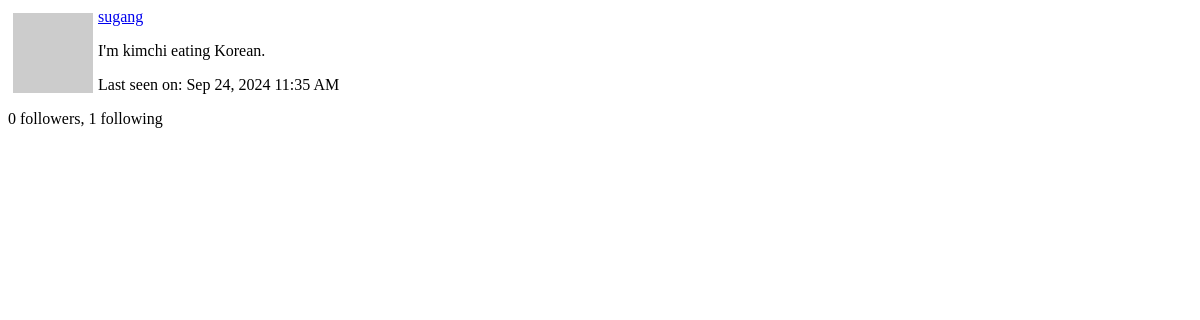
The app's page /user/sugang/popup (signed in), older data.
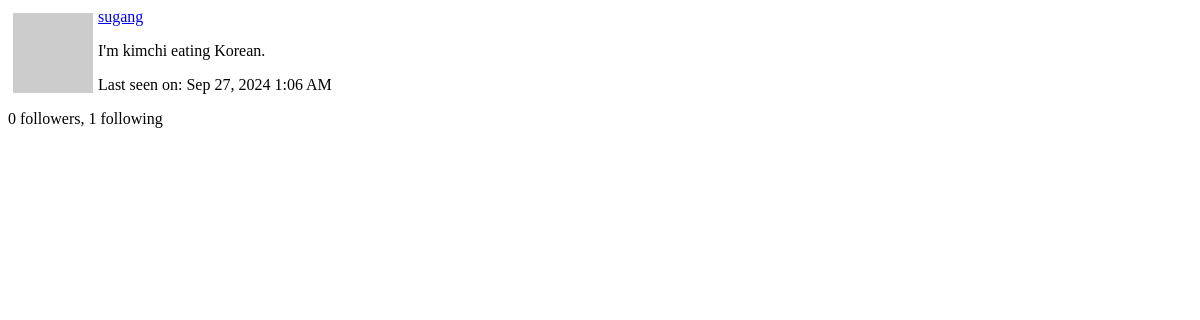
The same page, newer data.
### app/models.py (models this page shows, shortened)
class User(UserMixin, db.Model):
    id: so.Mapped[int] = so.mapped_column(primary_key=True)
    username: so.Mapped[str] = so.mapped_column(sa.String(64), index=True, unique=True)
    email: so.Mapped[str] = so.mapped_column(sa.String(120), index=True, unique=True)
    password_hash: so.Mapped[Optional[str]] = so.mapped_column(sa.String(256))
    about_me: so.Mapped[Optional[str]] = so.mapped_column(sa.String(140))
    last_seen: so.Mapped[Optional[datetime]] = so.mapped_column(
        default=lambda: datetime.now(timezone.utc)
    )
    def avatar(self, size):
        digest = md5(self.email.lower().encode("utf-8")).hexdigest()
        return f"https://www.gravatar.com/avatar/{digest}?d=identicon&s={size}"
    posts: so.WriteOnlyMapped["Post"] = so.relationship(back_populates="author")
    following: so.WriteOnlyMapped["User"] = so.relationship(
        secondary=followers,
        primaryjoin=(followers.c.follower_id == id),
        secondaryjoin=(followers.c.followed_id == id),
        back_populates="followers",
    )
    followers: so.WriteOnlyMapped["User"] = so.relationship(
        secondary=followers,
        primaryjoin=(followers.c.followed_id == id),
        secondaryjoin=(followers.c.follower_id == id),
        back_populates="following",
    )
    def followers_count(self):
        query = sa.select(sa.func.count()).select_from(
            self.followers.select().subquery()
        )
        return db.session.scalar(query)
    def following_count(self):
        query = sa.select(sa.func.count()).select_from(
            self.following.select().subquery()
        )
        return db.session.scalar(query)

### app/routes.py (the view)
@app.route("/user/<username>/popup")
@login_required
def user_popup(username):
    user = db.first_or_404(sa.select(User).where(User.username == username))
    form = EmptyForm()
    return render_template("user_popup.html", user=user, form=form)

### app/__init__.py (called while the page is built)
def get_locale():
    return request.accept_languages.best_match(app.config["LANGUAGES"])

### app/models.py (called while the page is built)
@login.user_loader
def load_user(id):
    return db.session.get(User, int(id))

### app/routes.py (called while the page is built)
@app.before_request
def before_request():
    if current_user.is_authenticated:
        current_user.last_seen = datetime.now(timezone.utc)
        db.session.commit()
    g.locale = str(get_locale())

### app/templates/user_popup.html (shortened to what this page needs)
<div>
    <img src="{{ user.avatar(64) }}" style="margin: 5px; float:left">
    <p>
        <a href=" {{ url_for("user", username=user.username) }}">{{ user.username }}</a>
    </p>
    {% if user.about_me %}<p>{{ user.about_me }}</p>{% endif %}
    {% if user.last_seen %}<p>{{ _("Last seen on") }}: {{ moment(user.last_seen).format('lll') }}</p>{% endif %}
    <p>
        {{ _('%(count)d followers', count=user.followers_count() ) }}, {{ _('%(count)d following', count=user.following_count() ) }}
    </p>
</div>

Row changes from the older to the newer data that the page shows:
changed User "sugang": last_seen "Sep 24, 2024 11:35 AM" → "Sep 27, 2024 1:06 AM"
